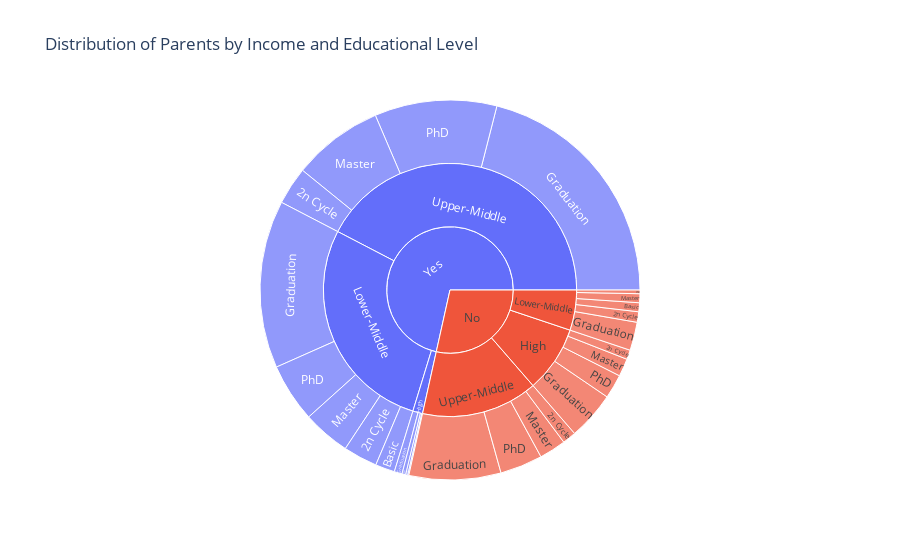

Write notebook code for a chart like this one.
### Code cell
fig = px.sunburst(df, path=['is_parent', 'Income_Level', 'Education'], 
                    labels={'Parent': 'is_parent', 'Income': 'Income_Level'}, 
                    title='Distribution of Parents by Income and Educational Level')
fig.show()

### Figure 1 — Plotly figure (JSON) as saved in the notebook; plotly's stock layout.template omitted (floating-point values rounded to 4 significant figures)
{"data": [{"branchvalues": "total", "domain": {"x": [0, 1], "y": [0, 1]}, "hovertemplate": "labels=%{label}<br>count=%{value}<br>parent=%{parent}<br>id=%{id}<extra></extra>", "ids": ["No/High/2n Cycle", "Yes/High/2n Cycle", "No/Lower-Middle/2n Cycle", "Yes/Lower-Middle/2n Cycle", "No/Upper-Middle/2n Cycle", "Yes/Upper-Middle/2n Cycle", "No/Lower-Middle/Basic", "Yes/Lower-Middle/Basic", "No/High/Graduation", "Yes/High/Graduation", "No/Lower-Middle/Graduation", "Yes/Lower-Middle/Graduation", "No/Upper-Middle/Graduation", "Yes/Upper-Middle/Graduation", "No/High/Master", "Yes/High/Master", "No/Lower-Middle/Master", "Yes/Lower-Middle/Master", "No/Upper-Middle/Master", "Yes/Upper-Middle/Master", "No/High/PhD", "Yes/High/PhD", "No/Lower-Middle/PhD", "Yes/Lower-Middle/PhD", "No/Upper-Middle/PhD", "Yes/Upper-Middle/PhD", "No/High", "Yes/High", "No/Lower-Middle", "Yes/Lower-Middle", "No/Upper-Middle", "Yes/Upper-Middle", "No", "Yes"], "labels": ["2n Cycle", "2n Cycle", "2n Cycle", "2n Cycle", "2n Cycle", "2n Cycle", "Basic", "Basic", "Graduation", "Graduation", "Graduation", "Graduation", "Graduation", "Graduation", "Master", "Master", "Master", "Master", "Master", "Master", "PhD", "PhD", "PhD", "PhD", "PhD", "PhD", "High", "High", "Lower-Middle", "Lower-Middle", "Upper-Middle", "Upper-Middle", "No", "Yes"], "name": "", "parents": ["No/High", "Yes/High", "No/Lower-Middle", "Yes/Lower-Middle", "No/Upper-Middle", "Yes/Upper-Middle", "No/Lower-Middle", "Yes/Lower-Middle", "No/High", "Yes/High", "No/Lower-Middle", "Yes/Lower-Middle", "No/Upper-Middle", "Yes/Upper-Middle", "No/High", "Yes/High", "No/Lower-Middle", "Yes/Lower-Middle", "No/Upper-Middle", "Yes/Upper-Middle", "No/High", "Yes/High", "No/Lower-Middle", "Yes/Lower-Middle", "No/Upper-Middle", "Yes/Upper-Middle", "No", "Yes", "No", "Yes", "No", "Yes", "", ""], "type": "sunburst", "values": [18, 2, 20, 65, 26, 72, 17, 37, 92, 15, 54, 320, 175, 471, 34, 4, 17, 91, 51, 173, 46, 7, 7, 112, 81, 233, 190, 28, 115, 625, 333, 949, 638, 1602]}], "layout": {"legend": {"tracegroupgap": 0}, "title": {"text": "Distribution of Parents by Income and Educational Level"}}}
